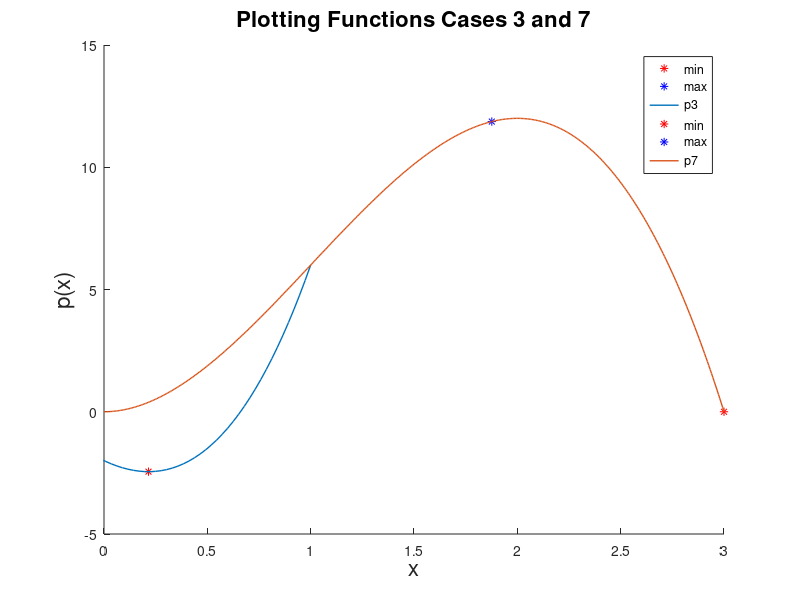

This chart was generated by the following MATLAB code:
% Plot functions

% Plot p(x) for case 3
p3 = @(x)(4*x^3 + 8*x^2 -4*x -2); hold on
min = plot(0.21525,-2.45045, 'r*'); hold on
max = plot(-1.54858,8.524521, 'b*'); hold on 
fplot(p3,[-2,1],'LineWidth',1); 

% Plot p(x) for case 7
p7 = @(x)(-3*x^3 + 9*x^2 -(1.0e-14)*x); hold on
min = plot(3,0, 'r*'); hold on
max = plot(1.8765,11.868380, 'b*');
fplot(p7,[0,3],'LineWidth',1); 

% Add labels, title, and legend
xlabel('x','FontSize',16); 
ylabel('p(x)','FontSize',16); 
title('Plotting Functions Cases 3 and 7','FontSize',16); 
legend('min', 'max','p3', 'min', 'max','p7'); 